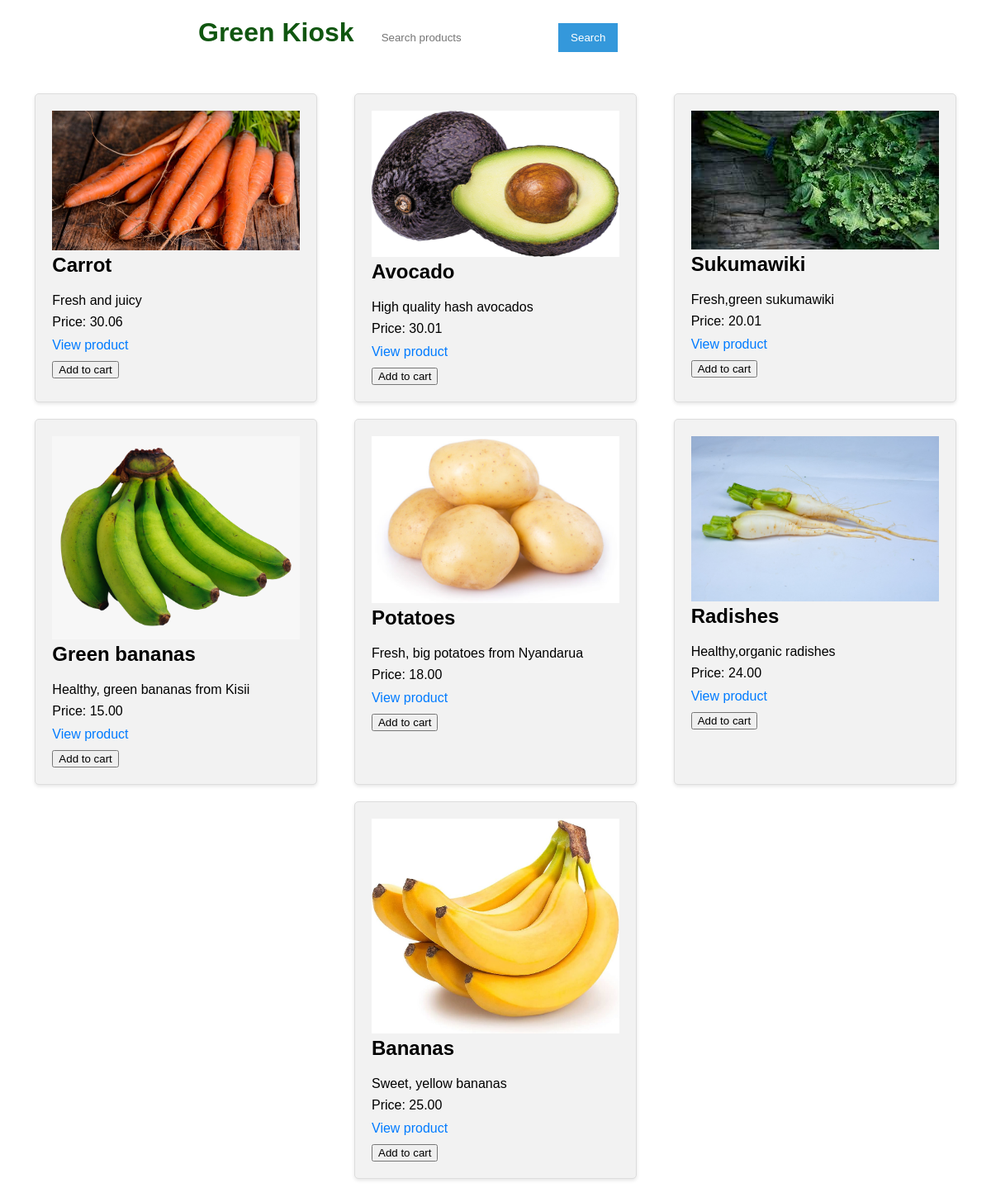
The page /inventory/products/list on the database as committed earlier.
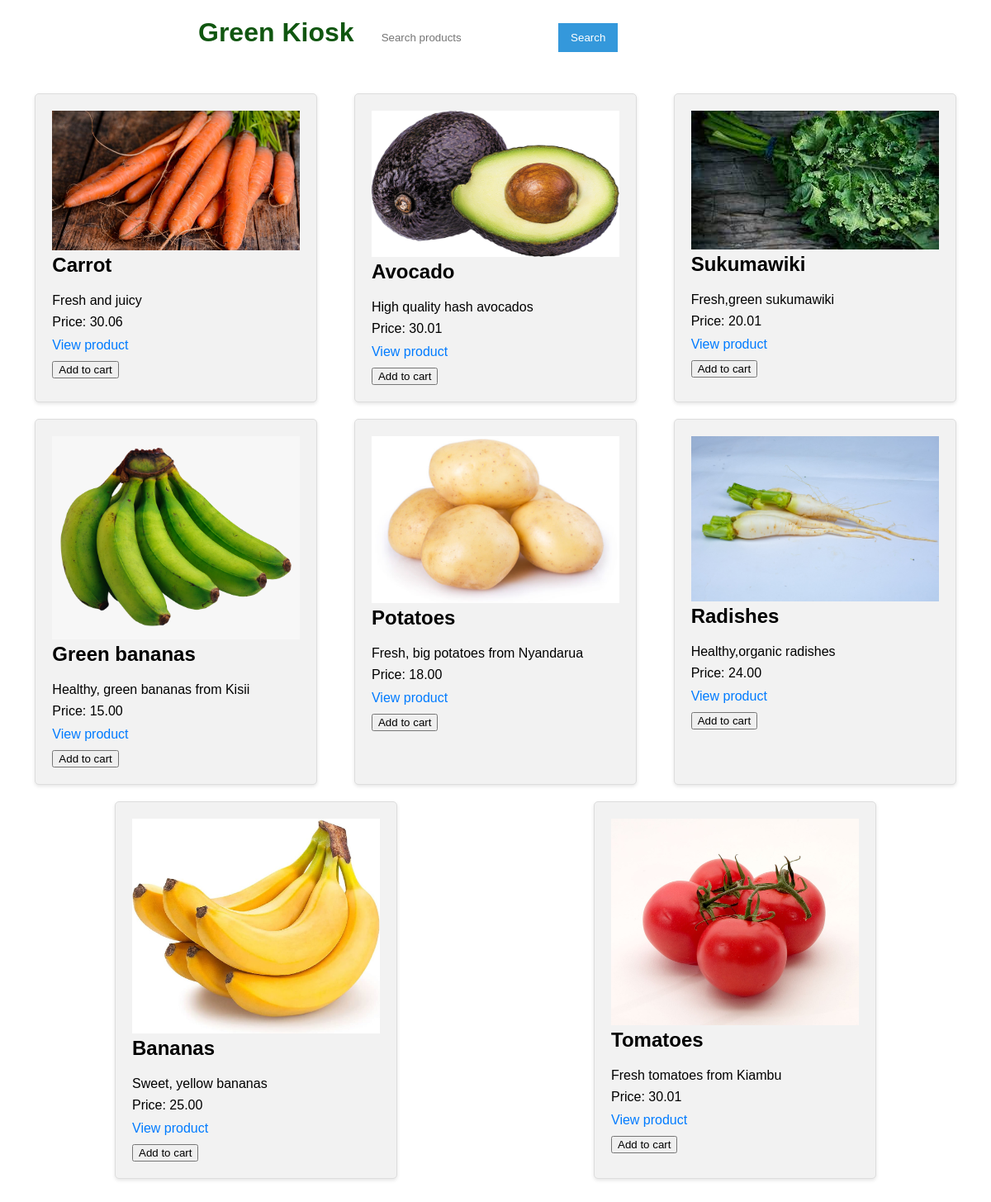
The same page on the database as committed later.
### inventory/models.py (models this page shows, shortened)
class Product(models.Model):
    name = models.CharField(max_length=32)
    description = models.TextField()
    image = models.ImageField(upload_to="media")
    price = models.DecimalField(max_digits=6,decimal_places=2)
    stock = models.PositiveIntegerField()
    date_created = models.DateTimeField(auto_now_add=True)
    date_updated = models.DateTimeField(auto_now=True)

### inventory/views.py (the view)
# urls.py: path("products/list",product_list,name='products_list_view'),
def product_list(request):
    products = Product.objects.all()
    return render(request,"inventory/products_list.html",{"products":products})

### templates/inventory/products_list.html (shortened to what this page needs)
<!DOCTYPE html>
<html lang="en">
<head>
    {% load static %}
    <link rel="stylesheet" type="text/css" href="{% static 'inventory/styles.css' %}">
</head>
<body>
    <h1 style="margin-left: 20%; margin-bottom: -50px; color: rgb(16, 86, 16);"> Green Kiosk</h1>
    <div class="search-container">
            <input type="text" name="search" placeholder="Search products">
            <button type="submit">Search</button>
    </div>
    <div class="product-container">
        {% for product in products %}
        <div class="product">
            <img src="{{ product.image.url }}" alt="Product images">
            <div class="product-details">
                <h2>{{ product.name }}</h2>
                <p>{{ product.description }}</p>
                <p>Price: {{ product.price }}</p>
                <a href="{% url 'product_detail_view' id=product.id %}">View product</a>
                <a href="{% url 'cart' %}">
                    <button id="add">Add to cart</button>
                    </a>
            </div>
        </div>
        {% endfor %}
    </div>
</body>
</html>

### inventory/static/inventory/styles.css (style rules this page uses)
body { font-family: Arial, sans-serif; margin: 0; padding: 0; }
.product-container { display: flex; flex-wrap: wrap; justify-content: space-around; padding: 20px; }
.product { background-color: #f2f2f2; border: 1px solid #ddd; border-radius: 5px; box-shadow: 0px 2px 4px rgba(0, 0, 0, 0.1); margin: 10px; padding: 20px; width: 300px; }
.product img { max-width: 100%; height: auto; }
.product-details h2 { margin-top: 0; }
.product-details p { margin: 8px 0; }
.product-details a { display: block; margin-top: 10px; text-decoration: none; color: #007bff; }

### templates/inventory/products_list.html (style rules this page uses)
.search-container { text-align: center; margin: 20px 0; }
.search-container input[type="text"] { padding: 10px; border: none; border-radius: 0; width: 200px; }
.search-container button { background-color: #3498db; color: #fff; border: none; padding: 10px 15px; border-radius: 0; cursor: pointer; transition: background-color 0.3s; }

Rows that differ between the two databases and show on the page:
added Product: image (picture), name "Tomatoes", description "Fresh tomatoes from Kiambu", price "30.01"
